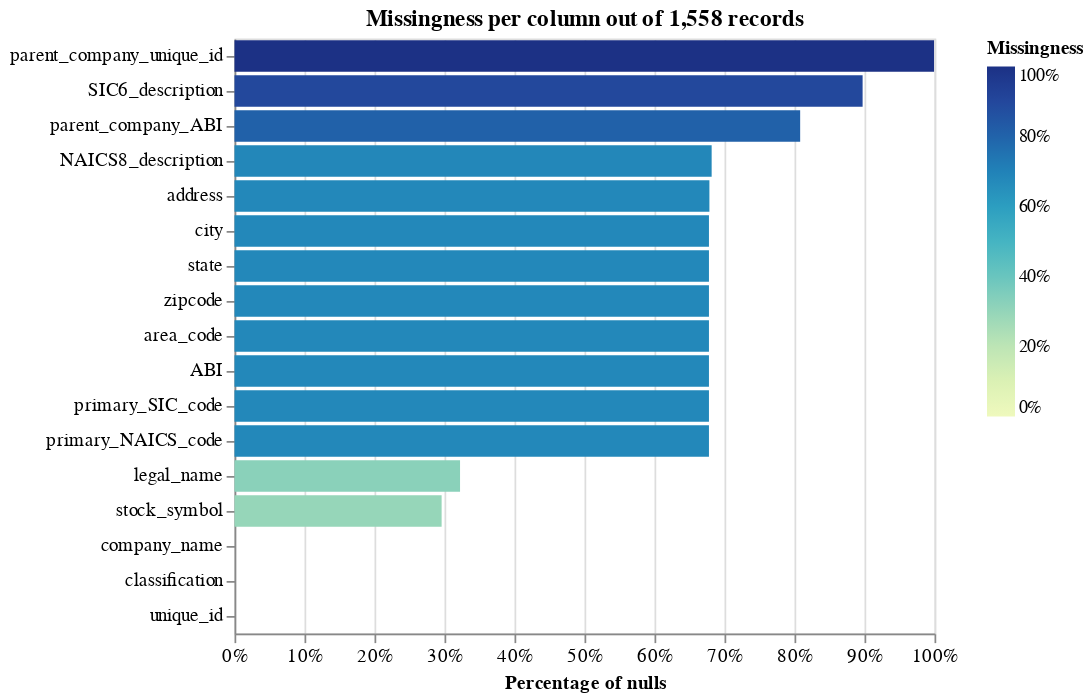

The code cell stored with this chart in its notebook:
### Code cell
linker.missingness_chart()

### Figure 1 — Vega-Lite specification as saved in the notebook (floating-point values rounded to 4 significant figures)
{"config": {"view": {"continuousWidth": 400, "continuousHeight": 300}, "axis": {"labelFontSize": 11}}, "layer": [{"mark": "bar", "encoding": {"color": {"field": "null_proportion", "legend": {"format": ".0%", "offset": 30}, "scale": {"domain": [0, 1], "range": "heatmap"}, "title": "Missingness", "type": "quantitative"}, "tooltip": [{"field": "column_name", "title": "Column", "type": "nominal"}, {"field": "null_count", "format": ",.0f", "title": "Count of nulls", "type": "quantitative"}, {"field": "null_proportion", "format": ".2%", "title": "Percentage of nulls", "type": "quantitative"}, {"field": "total_record_count", "format": ",.0f", "title": "Total record count", "type": "quantitative"}], "x": {"axis": {"format": "%", "labelAlign": "center", "title": "Percentage of nulls"}, "field": "null_proportion", "scale": {"domain": [0, 1]}, "type": "quantitative"}, "y": {"axis": {"title": ""}, "field": "column_name", "sort": "-x", "type": "nominal"}}, "title": "Missingness per column out of 1,558 records"}], "data": {"values": [{"null_proportion": 0.0, "null_count": 0, "total_record_count": 1558, "column_name": "company_name"}, {"null_proportion": 0.2959, "null_count": 461, "total_record_count": 1558, "column_name": "stock_symbol"}, {"null_proportion": 0.3222, "null_count": 502, "total_record_count": 1558, "column_name": "legal_name"}, {"null_proportion": 0.6784, "null_count": 1057, "total_record_count": 1558, "column_name": "address"}, {"null_proportion": 0.6778, "null_count": 1056, "total_record_count": 1558, "column_name": "city"}, {"null_proportion": 0.6778, "null_count": 1056, "total_record_count": 1558, "column_name": "state"}, {"null_proportion": 0.6778, "null_count": 1056, "total_record_count": 1558, "column_name": "zipcode"}, {"null_proportion": 0.6778, "null_count": 1056, "total_record_count": 1558, "column_name": "area_code"}, {"null_proportion": 0.6778, "null_count": 1056, "total_record_count": 1558, "column_name": "ABI"}, {"null_proportion": 0.6778, "null_count": 1056, "total_record_count": 1558, "column_name": "primary_SIC_code"}, {"null_proportion": 0.8973, "null_count": 1398, "total_record_count": 1558, "column_name": "SIC6_description"}, {"null_proportion": 0.6778, "null_count": 1056, "total_record_count": 1558, "column_name": "primary_NAICS_code"}, {"null_proportion": 0.6816, "null_count": 1062, "total_record_count": 1558, "column_name": "NAICS8_description"}, {"null_proportion": 0.8081, "null_count": 1259, "total_record_count": 1558, "column_name": "parent_company_ABI"}, {"null_proportion": 0.0, "null_count": 0, "total_record_count": 1558, "column_name": "classification"}, {"null_proportion": 0.0, "null_count": 0, "total_record_count": 1558, "column_name": "unique_id"}, {"null_proportion": 0.9994, "null_count": 1557, "total_record_count": 1558, "column_name": "parent_company_unique_id"}], "name": "data-0e7bce5a1d2f132e282789d6ef7780fe"}, "title": "", "$schema": "https://vega.github.io/schema/vega-lite/v5.9.3.json"}
